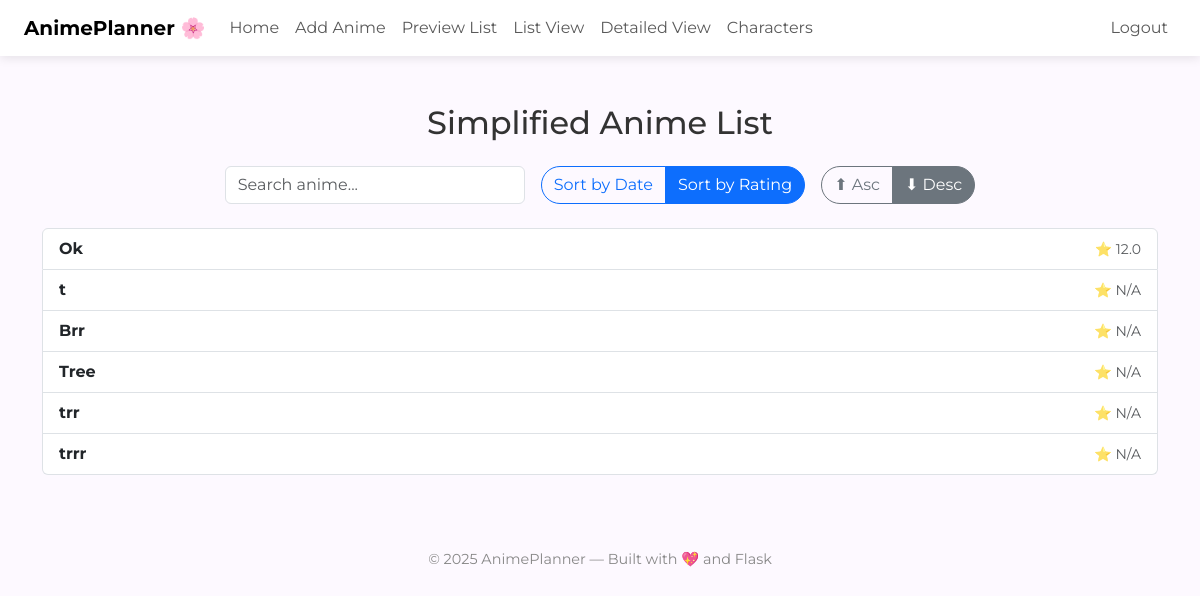
Page /list (signed in) on the earlier database version.
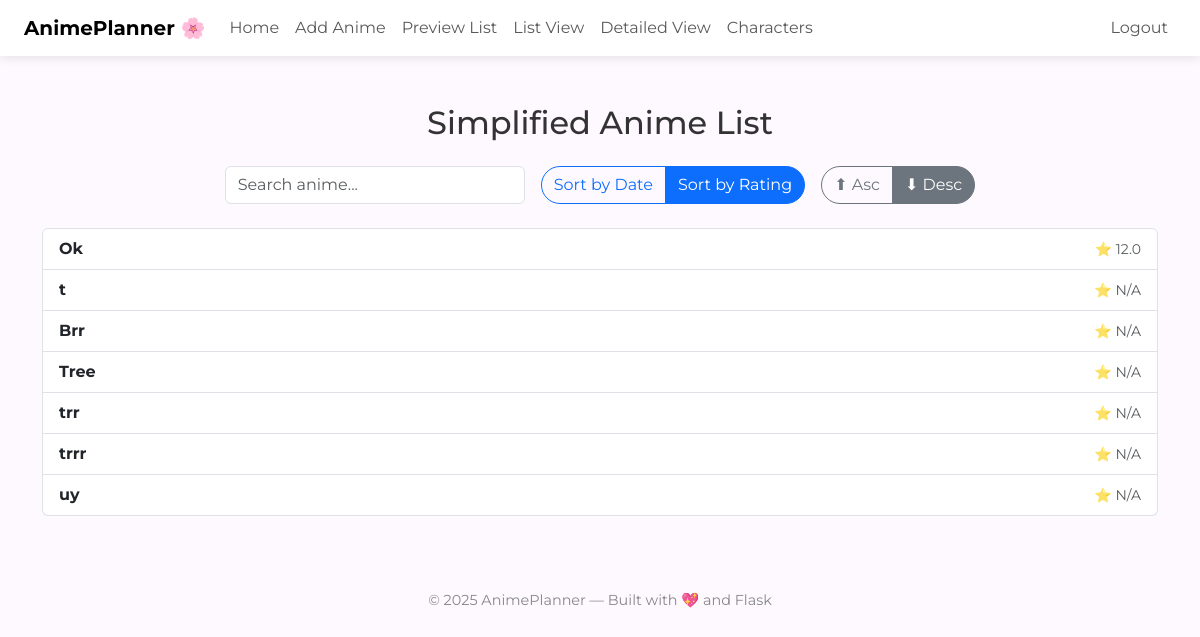
Same page on the later database version.
### tables this page shows
CREATE TABLE anime (
            id INTEGER PRIMARY KEY AUTOINCREMENT,
            title TEXT NOT NULL,
            rating REAL,
            thoughts TEXT,
            date TEXT,
            sequel TEXT,
            details_url TEXT,
            background_url TEXT,
            user_id INTEGER,
            FOREIGN KEY(user_id) REFERENCES users(id) ON DELETE SET NULL
        );

### app.py (the view)
@app.route("/list")
@login_required
def list_view():
    sort_by = request.args.get("sort", "rating")  # default: rating
    order = request.args.get("order", "desc")     # default: descending
    filter_null = request.args.get("filter", "nonull")  # default: filter out NULLs
    if sort_by not in {"date", "rating"}:
        sort_by = "rating"
    if order not in {"asc", "desc"}:
        order = "desc"
    if filter_null not in {"nonull", "all"}:
        filter_null = "nonull"
    sort_column = "rating" if sort_by == "rating" else "date"
    user_id = session.get("user_id")
    base_query = "SELECT id, title, rating, date FROM anime WHERE user_id = ?"
    if filter_null == "nonull":
        base_query += f" AND {sort_column} IS NOT NULL"
    base_query += f" ORDER BY {sort_column} {order.upper()}"
    conn = get_db()
    db = conn.cursor()
    db.execute(base_query, (user_id,))
    anime_list = db.fetchall()
    db.close()
    conn.close()
    return render_template("list.html",
        anime_list=anime_list,
        sort_by=sort_by,
        order=order,
        filter_null=filter_null
    )

### app.py (called while the page is built)
def login_required(f):
    @wraps(f)
    def wrapper(*args, **kwargs):
        if "user_id" not in session:
            flash("Login required.")
            return redirect("/login")
        return f(*args, **kwargs)
    return wrapper

def get_db():
    return sqlite3.connect("anime.db")

### templates/list.html (shortened to what this page needs)
{% extends "layout.html" %}
{% block main %}
<h2 class="mb-4 text-center">Simplified Anime List</h2>
<div class="d-flex justify-content-center gap-3 flex-wrap mb-4">
    <input type="text" id="searchBox" class="form-control" placeholder="Search anime..." style="max-width: 300px;">
    <div class="btn-group">
        <a href="{{ url_for('list_view', sort='date', order=order, filter=filter_null) }}"
           class="btn btn-outline-primary {% if sort_by == 'date' %}active{% endif %}">
           Sort by Date
        </a>
        <a href="{{ url_for('list_view', sort='rating', order=order, filter=filter_null) }}"
           class="btn btn-outline-primary {% if sort_by == 'rating' %}active{% endif %}">
           Sort by Rating
        </a>
    </div>
    <div class="btn-group">
        <a href="{{ url_for('list_view', sort=sort_by, order='asc', filter=filter_null) }}"
           class="btn btn-outline-secondary {% if order == 'asc' %}active{% endif %}">⬆ Asc</a>
        <a href="{{ url_for('list_view', sort=sort_by, order='desc', filter=filter_null) }}"
           class="btn btn-outline-secondary {% if order == 'desc' %}active{% endif %}">⬇ Desc</a>
    </div>
</div>
<ul class="list-group" id="animeList">
    {% for anime in anime_list %}
        <a href="/preview#anime-{{ anime[0] }}"
           class="list-group-item list-group-item-action d-flex justify-content-between align-items-center anime-entry">
            <strong>{{ anime[1] }}</strong>
            <span class="text-muted small">
                {% if sort_by == 'rating' %}
                    ⭐ {{ anime[2] if anime[2] else "N/A" }}
                {% else %}
                    {{ anime[3]|datetimeformat('%b %Y') if anime[3] else "No Date" }}
                {% endif %}
            </span>
        </a>
    {% endfor %}
</ul>
{% endblock %}

Differences in the rows shown:
added anime: title "uy", rating "N/A"
